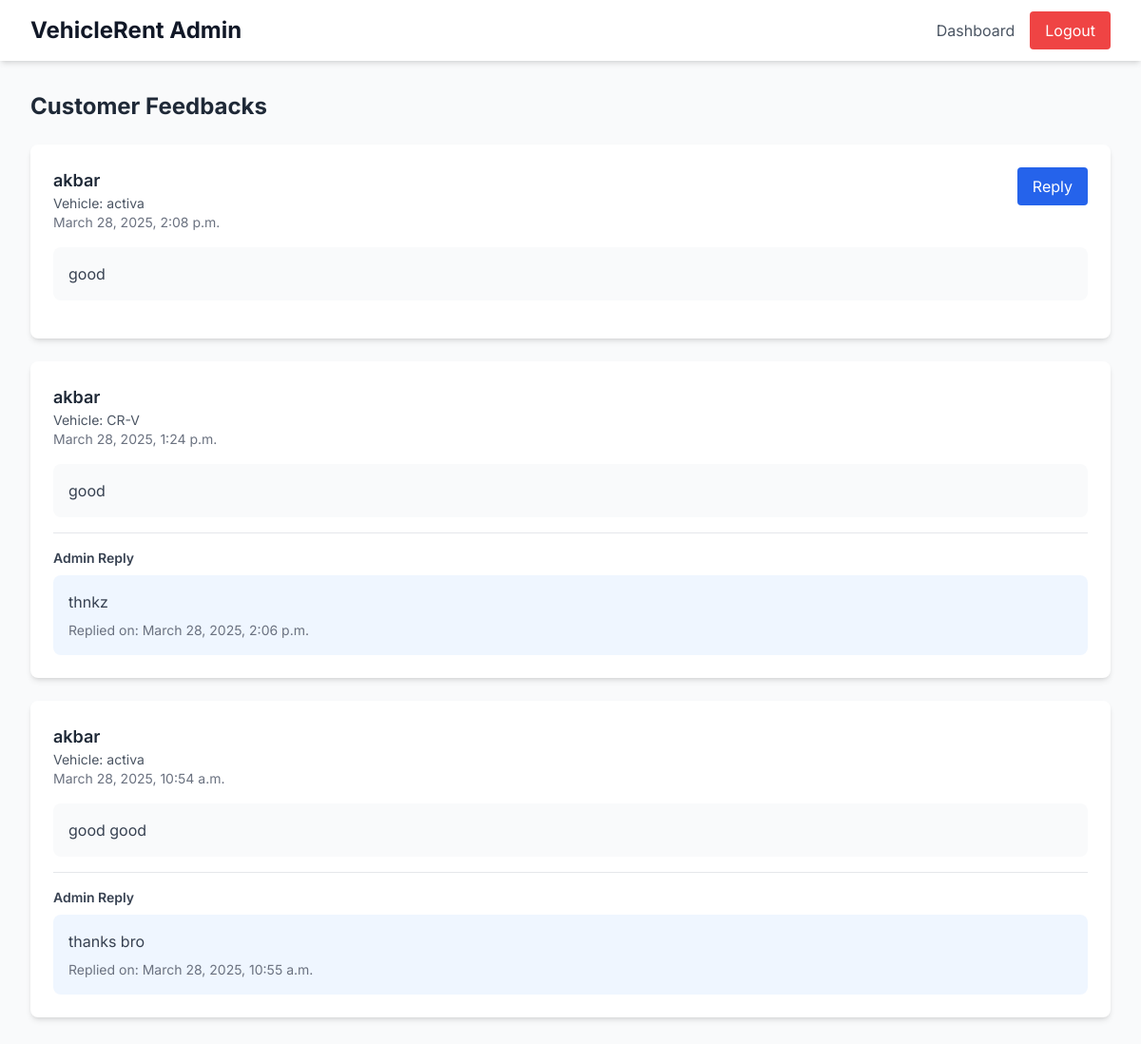
The page /view-feedbacks/ (signed in) on the database its author committed.
### home/models.py (models this page shows, shortened)
class Feedback(models.Model):
    rental = models.ForeignKey(Rental, on_delete=models.CASCADE, related_name='feedbacks')
    message = models.TextField()
    created_at = models.DateTimeField(auto_now_add=True)
    is_admin_reply = models.BooleanField(default=False)
    admin_reply = models.TextField(blank=True, null=True)
    replied_at = models.DateTimeField(null=True, blank=True)

class Rental(models.Model):
    id = models.AutoField(primary_key=True)  # Ensure primary key is auto-incrementing
    customer = models.ForeignKey(Customer, on_delete=models.CASCADE)
    vehicle = models.ForeignKey(Vehicle, on_delete=models.CASCADE)
    start_date = models.DateField()
    end_date = models.DateField()
    total_price = models.DecimalField(max_digits=10, decimal_places=2)
    is_fully_paid = models.BooleanField(default=False)

class Customer(models.Model):
    user = models.OneToOneField(User, on_delete=models.CASCADE)
    phone = models.CharField(max_length=15, unique=True)

class Vehicle(models.Model):
    name = models.CharField(max_length=100)
    brand = models.CharField(max_length=100)
    model_year = models.IntegerField()
    price_per_day = models.DecimalField(max_digits=10, decimal_places=2)
    description = models.TextField(blank=True)
    image = models.ImageField(upload_to="vehicle_images/", blank=True, null=True)
    available = models.BooleanField(default=True)

### home/views.py (the view)
# urls.py: path('view-feedbacks/', views.view_feedbacks, name='view_feedbacks'),
@login_required
@user_passes_test(lambda u: u.is_superuser)
def view_feedbacks(request):
    feedbacks = Feedback.objects.all().order_by('-created_at')
    return render(request, "view_feedbacks.html", {"feedbacks": feedbacks})

### templates/view_feedbacks.html (shortened to what this page needs)
<!DOCTYPE html>
<html lang="en">
<head>
    <script src="https://cdn.tailwindcss.com"></script>
</head>
<body class="bg-gray-50">
    <div class="min-h-screen">
        <nav class="bg-white shadow-md">
            <div class="max-w-7xl mx-auto px-4 sm:px-6 lg:px-8">
                <div class="flex justify-between h-16">
                    <div class="flex">
                        <div class="flex-shrink-0 flex items-center">
                            <h1 class="text-2xl font-bold text-gray-900">VehicleRent Admin</h1>
                        </div>
                    </div>
                    <div class="flex items-center space-x-4">
                        <a href="{% url 'admin_dashboard' %}" class="text-gray-600 hover:text-gray-900">Dashboard</a>
                        <a href="{% url 'admin_logout' %}" class="bg-red-500 text-white px-4 py-2 rounded hover:bg-red-600">
                            Logout
                        </a>
                    </div>
                </div>
            </div>
        </nav>
        <div class="max-w-7xl mx-auto px-4 sm:px-6 lg:px-8 py-8">
            <h2 class="text-2xl font-bold text-gray-800 mb-6">Customer Feedbacks</h2>
            <div class="space-y-6">
                {% for feedback in feedbacks %}
                <div class="bg-white rounded-lg shadow-md p-6">
                    <div class="flex justify-between items-start mb-4">
                        <div>
                            <h3 class="text-lg font-semibold text-gray-800">
                                {{ feedback.rental.customer.user.get_full_name }}
                            </h3>
                            <p class="text-sm text-gray-600">
                                Vehicle: {{ feedback.rental.vehicle.name }}
                            </p>
                            <p class="text-sm text-gray-500">
                                {{ feedback.created_at|date:"F j, Y, g:i a" }}
                            </p>
                        </div>
                        {% if not feedback.is_admin_reply %}
                        <a href="{% url 'reply_feedback' feedback.id %}"
                           class="bg-blue-600 text-white px-4 py-2 rounded hover:bg-blue-700">
                            Reply
                        </a>
                        {% endif %}
                    </div>
                    <div class="bg-gray-50 rounded-lg p-4 mb-4">
                        <p class="text-gray-700">{{ feedback.message }}</p>
                    </div>
                    {% if feedback.is_admin_reply %}
                    <div class="border-t pt-4">
                        <h4 class="text-sm font-semibold text-gray-700 mb-2">Admin Reply</h4>
                        <div class="bg-blue-50 rounded-lg p-4">
                            <p class="text-gray-700">{{ feedback.admin_reply }}</p>
                            <p class="text-sm text-gray-500 mt-2">
                                Replied on: {{ feedback.replied_at|date:"F j, Y, g:i a" }}
                            </p>
                        </div>
                    </div>
                    {% endif %}
                </div>
                {% empty %}
                <div class="bg-white rounded-lg shadow-md p-6 text-center">
                    <p class="text-gray-500">No feedbacks available.</p>
                </div>
                {% endfor %}
            </div>
        </div>
    </div>
</body>
</html>

### templates/view_feedbacks.html (style rules this page uses)
body { font-family: 'Inter', sans-serif; }

### rows shown on the page
Feedback: rental.customer.user.get_full_name "akbar", rental.vehicle.name "activa", created_at "March 28, 2025, 2:08 p.m.", is_admin_reply "Reply", message "good"
Feedback: rental.customer.user.get_full_name "akbar", rental.vehicle.name "CR-V", created_at "March 28, 2025, 1:24 p.m.", message "good", admin_reply "thnkz", replied_at "March 28, 2025, 2:06 p.m."
Feedback: rental.customer.user.get_full_name "akbar", rental.vehicle.name "activa", created_at "March 28, 2025, 10:54 a.m.", message "good good", admin_reply "thanks bro", replied_at "March 28, 2025, 10:55 a.m."
